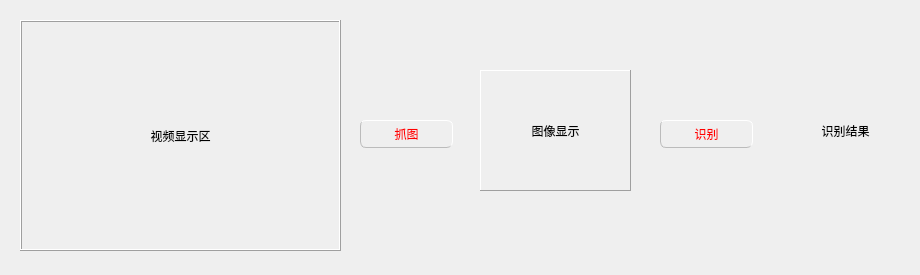
<?xml version="1.0" encoding="UTF-8"?>
<ui version="4.0">
 <class>Camera</class>
 <widget class="QDialog" name="Camera">
  <property name="geometry">
   <rect>
    <x>0</x>
    <y>0</y>
    <width>920</width>
    <height>275</height>
   </rect>
  </property>
  <property name="windowTitle">
   <string>人工智能 - 手写数字识别</string>
  </property>
  <property name="styleSheet">
   <string notr="true">QPushButton{
	color: red;
	border-width:1px;
	border-style:solid;
	border-radius:6px;
	border-top-color: #FFFFFF;
	border-right-color: #FFFFFF;
	border-bottom-color: #BBBBBB;
	border-left-color: #BBBBBB;
}</string>
  </property>
  <widget class="QFrame" name="frm_video">
   <property name="geometry">
    <rect>
     <x>20</x>
     <y>20</y>
     <width>321</width>
     <height>231</height>
    </rect>
   </property>
   <property name="frameShape">
    <enum>QFrame::Box</enum>
   </property>
   <property name="frameShadow">
    <enum>QFrame::Raised</enum>
   </property>
   <widget class="QLabel" name="lbl_video">
    <property name="geometry">
     <rect>
      <x>10</x>
      <y>10</y>
      <width>301</width>
      <height>211</height>
     </rect>
    </property>
    <property name="text">
     <string>视频显示区</string>
    </property>
    <property name="alignment">
     <set>Qt::AlignCenter</set>
    </property>
   </widget>
  </widget>
  <widget class="QPushButton" name="btn_capture">
   <property name="geometry">
    <rect>
     <x>360</x>
     <y>120</y>
     <width>93</width>
     <height>28</height>
    </rect>
   </property>
   <property name="text">
    <string>抓图</string>
   </property>
  </widget>
  <widget class="QLabel" name="lbl_digit_image">
   <property name="geometry">
    <rect>
     <x>480</x>
     <y>70</y>
     <width>151</width>
     <height>121</height>
    </rect>
   </property>
   <property name="frameShape">
    <enum>QFrame::Panel</enum>
   </property>
   <property name="frameShadow">
    <enum>QFrame::Raised</enum>
   </property>
   <property name="text">
    <string>图像显示</string>
   </property>
   <property name="alignment">
    <set>Qt::AlignCenter</set>
   </property>
  </widget>
  <widget class="QPushButton" name="btn_recognize">
   <property name="geometry">
    <rect>
     <x>660</x>
     <y>120</y>
     <width>93</width>
     <height>28</height>
    </rect>
   </property>
   <property name="text">
    <string>识别</string>
   </property>
  </widget>
  <widget class="QLabel" name="lbl_digit_result">
   <property name="geometry">
    <rect>
     <x>790</x>
     <y>100</y>
     <width>111</width>
     <height>61</height>
    </rect>
   </property>
   <property name="text">
    <string>识别结果</string>
   </property>
   <property name="alignment">
    <set>Qt::AlignCenter</set>
   </property>
  </widget>
 </widget>
 <resources/>
 <connections>
  <connection>
   <sender>btn_capture</sender>
   <signal>clicked()</signal>
   <receiver>Camera</receiver>
   <slot>capture()</slot>
   <hints>
    <hint type="sourcelabel">
     <x>399</x>
     <y>140</y>
    </hint>
    <hint type="destinationlabel">
     <x>398</x>
     <y>211</y>
    </hint>
   </hints>
  </connection>
  <connection>
   <sender>btn_recognize</sender>
   <signal>clicked()</signal>
   <receiver>Camera</receiver>
   <slot>recognize()</slot>
   <hints>
    <hint type="sourcelabel">
     <x>720</x>
     <y>133</y>
    </hint>
    <hint type="destinationlabel">
     <x>717</x>
     <y>203</y>
    </hint>
   </hints>
  </connection>
 </connections>
 <slots>
  <slot>capture()</slot>
  <slot>recognize()</slot>
 </slots>
</ui>
